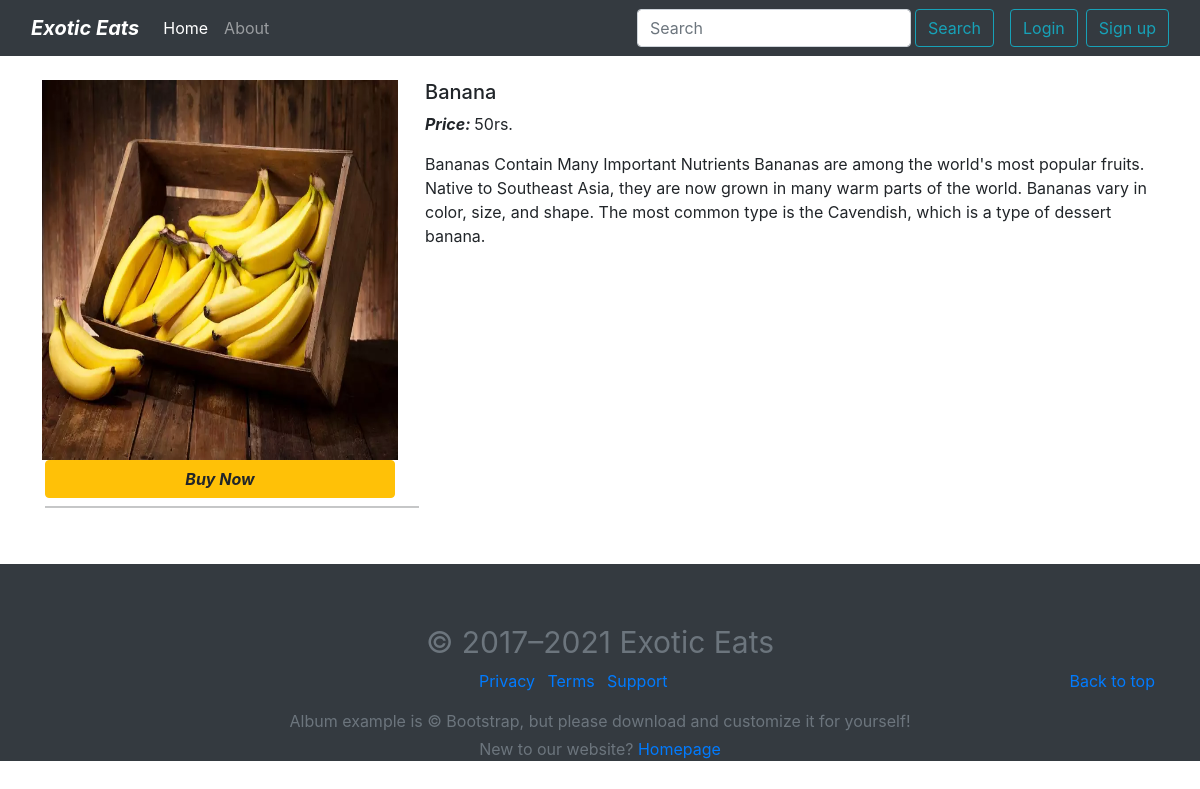
The app's page /products/2 with its own data.
### home/models.py (models this page shows, shortened)
class GroceryItem(models.Model):
    product_id = models.AutoField
    title = models.CharField(max_length=50)
    category = models.CharField(max_length=50)
    description = models.TextField(max_length=500)
    pub_date = models.DateField()
    price=models.IntegerField(default=0)
    image=models.ImageField(upload_to="home/images", default="")
    quantity_type = models.ForeignKey(Quantity, blank=True, null=True, on_delete=models.PROTECT)
    class Meta:
        ordering=('title',)

### home/views.py (the view)
# urls.py: path("products/<int:myid>", views.productview, name="ProductView"),
def productview(request, myid):
    product = GroceryItem.objects.filter(id=myid)
    return render(request, 'productview.html', {'product': product[0]})

### home/templates/productview.html (shortened to what this page needs)
{% extends 'base.html' %}
{% block body %}
<div class="container my-4">
    <div class="row">
        <div class="col-md-4">
            <div class="row">
                <img src="/media//{{product.image}}" width="230px" height="380px">
            </div>
            <div class="container">
            <div class="row">
              <a href="#" class="btn btn-warning"><b><i>Buy Now</i></b></a>
              <br>
              <hr class="my-2">
            </div>
            </div>
        </div>
        <div class="col-md-8">
            <h5>{{product.title}}</h5>
            <p><b><i>Price: </i></b>{{product.price}}rs.</p>
            <p>{{product.description}}</p>
        </div>
    </div>
</div> {% endblock %}

### records on screen
GroceryItem: image (picture), title "Banana", price "50", description "Bananas Contain Many Important Nutrients Bananas are among the world's most popular fruits. Native to Southeast Asia, they are now grown in many warm parts of the world. Bananas vary in color, size, and shape. The most common type is the Cavendish, which is a type of dessert banana."
